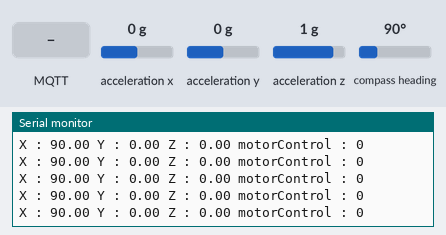
Recording of a sketch running on a simulated ESP8266 (NodeMCU). Parts: the last lines printed to the serial monitor. Inputs (shaded band) come from the test bench; at power-on: acceleration x 0 g, acceleration y 0 g, acceleration z 1 g, compass heading 90°. WiFi joins after 1.5 s; servers stay silent unless stated; no MQTT or app messages arrive unless stated.

Above: at 4.7 s.
4.8 s: MQTT message "testing 1, 2, 3." arrives on the first subscribed topic
At 4.81 s:
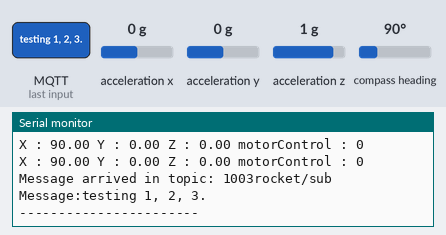
6.3 s: MQTT message "1" arrives on the first subscribed topic
At 6.32 s:
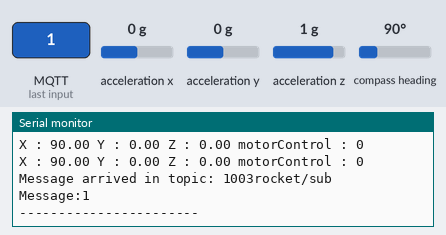
7.8 s: MQTT message "on" arrives on the first subscribed topic
At 7.81 s:
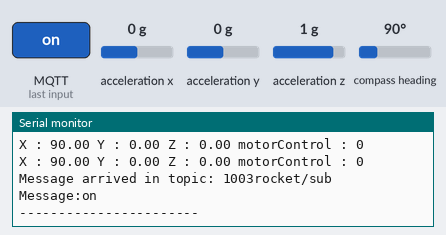
9.3 s: MQTT message "off" arrives on the first subscribed topic
10.8 s: acceleration x set to -1.4 g
At 10.9 s:
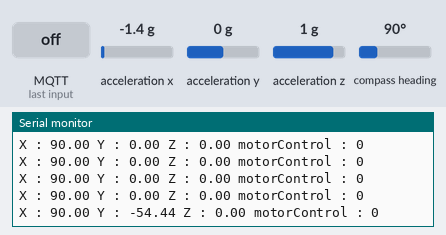
12.3 s: acceleration y set to -1.4 g
At 12.34 s:
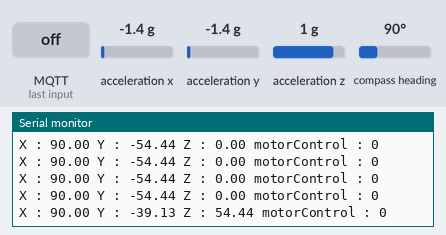
Timing chart, 0 to 14.8 s (numbered marks = the images above; inputs shaded):
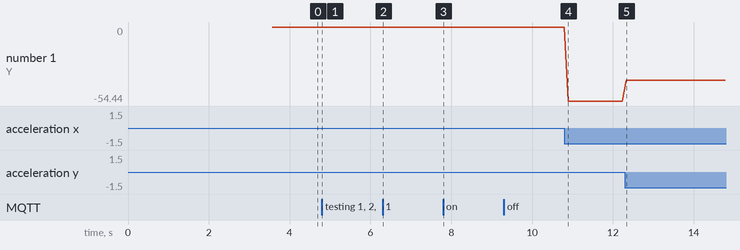

Measured:
- after the input at 4.8 s, the serial monitor: prints a new line at once (image 1)
- after the input at 6.3 s, the serial monitor: prints a new line at once (image 2)
- after the input at 7.8 s, the serial monitor: prints a new line at once (image 3)
- after the input at 10.8 s, the serial monitor: prints a new line after 0.10 s (image 4)
- after the input at 12.3 s, the serial monitor: prints a new line at once (image 5)
- plotted number 1: 0 → -54.44 after the input at 10.8 s, -54.44 → -39.13 after the input at 12.3 s

The sketch:

IMUDirectNodeMCUToServerFinal.ino
```cpp
#include <ESP8266WiFi.h>
#include <PubSubClient.h>
#include <Wire.h>
#include <Adafruit_Sensor.h>
#include <Adafruit_BNO055.h>
#include <utility/imumaths.h>
/*#include <SPI.h>
#include <SD.h>*/

Adafruit_BNO055 bno = Adafruit_BNO055(55);
//File myFile;

// change this to match your SD shield or module;
//const int chipSelect = D3;

//Enter your wifi credentials
const char* ssid = "HUAWEI_AF21";
const char* password = "NY7Y3T587A9";

//Enter your mqtt server configurations
const char* mqttServer = "driver.cloudmqtt.com";    //Enter Your mqttServer address
const int mqttPort = 18659;       //Port number
const char* mqttUser = "qgigavut"; //User
const char* mqttPassword = "vhLIo8HOH6wQ"; //Password

const PROGMEM  uint16_t motorControlSet[]  = {0, 1, 2};
unsigned int motorControl;

WiFiClient espClient;
PubSubClient client(espClient);

char MQTT_send_data[100] = "";
//int i = 0;
void setup() {
  delay(1000);
  Serial.begin(9600);
  while (!Serial) {
    ; // wait for serial port to connect. Needed for Leonardo only
  }

  //Serial.print("Initializing SD card...");
  /*
  if (!SD.begin()) {
    Serial.println("initialization failed!");
    return;
  }
  */
  //Serial.println("initialization done.");
  // open the file. note that only one file can be open at a time,
  // so you have to close this one before opening another.
  //SD.remove("test.txt");
  //myFile = SD.open("test.txt", FILE_WRITE);

  // if the file opened okay, write to it:
  /*if (myFile) {
    Serial.print("Writing to test.txt...");
    myFile.println("testing 1, 2, 3.");
    // close the file:
    myFile.close();
    Serial.println("done.");
  } else {
    // if the file didn't open, print an error:
    Serial.println("error opening test.txt");
  }*/

  //////////SDCARD//////////////////

  Serial.println("Orientation Sensor Test"); Serial.println("");

  if(!bno.begin())
  {
    /* There was a problem detecting the BNO055 ... check your connections */
    Serial.print("Ooops, no BNO055 detected ... Check your wiring or I2C ADDR!");
    while(1);
  }

  delay(1000);

  bno.setExtCrystalUse(true);

  WiFi.begin(ssid, password);

  while (WiFi.status() != WL_CONNECTED) {
    delay(500);
    Serial.println("Connecting to WiFi..");
  }
  Serial.print("Connected to WiFi :");
  Serial.println(WiFi.SSID());

  client.setServer(mqttServer, mqttPort);
  client.setCallback(MQTTcallback);

  while (!client.connected()) {
    Serial.println("Connecting to MQTT...");

    if (client.connect("ESP8266", mqttUser, mqttPassword )) {

      Serial.println("connected");

    } else {

      Serial.print("failed with state ");
      Serial.println(client.state());  //If you get state 5: mismatch in configuration
      delay(2000);

    }
  }

  client.publish("1003rocket/pub", "Hello from ESP8266");
  client.subscribe("1003rocket/sub");

}

void MQTTcallback(char* topic, byte* payload, unsigned int length) {

  Serial.print("Message arrived in topic: ");
  Serial.println(topic);

  Serial.print("Message:");

  String message;
  for (int i = 0; i < length; i++) {
    message = message + (char)payload[i];  //Conver *byte to String
  }
  Serial.println(message);
  Serial.println("-----------------------");
}

void loop() {
  /* Get a new sensor event */
  sensors_event_t event;
  bno.getEvent(&event);

  if(event.orientation.y > 2 && event.orientation.y < 52){
    if(event.orientation.z < 25) motorControl = pgm_read_word_near(motorControlSet + 1);
    else if(event.orientation.z < 167 && event.orientation.z>=25) motorControl = pgm_read_word_near(motorControlSet + 2);
  }
  else motorControl = pgm_read_word_near(motorControlSet + 0);
  /*
  myFile = SD.open("test.txt", FILE_WRITE);
  if(myFile){
    myFile.print("X : ");
    myFile.print(event.orientation.x);
    myFile.print(" Y : ");
    myFile.print(event.orientation.y);
    myFile.print(" Z : ");
    myFile.print(event.orientation.z);
    myFile.print(" motorControl : ");
    myFile.print(motorControl);
    myFile.println();
  }else{
    Serial.println("error opening test.txt");
  }
  */
  /*if((event.orientation.y>2 && event.orientation.y<52)&&(event.orientation.z>167)) answer = 'L';
  else if((event.orientation.y>2 && event.orientation.y<52)&&(event.orientation.z<11.75)) answer = 'R';*/
  /*if(event.orientation.z > 150) i = 1;
  if(event.orientation.z < 11.75) i = 2;*/
  client.loop();
  sprintf(MQTT_send_data, "X : %.2lf Y : %.2lf Z : %.2lf motorControl : %d\n", event.orientation.x, event.orientation.y, event.orientation.z, motorControl);
  client.publish("1003rocket/pub", MQTT_send_data);
  Serial.print("X : ");
  Serial.print(event.orientation.x);
  Serial.print(" Y : ");
  Serial.print(event.orientation.y);
  Serial.print(" Z : ");
  Serial.print(event.orientation.z);
  Serial.print(" motorControl : ");
  Serial.println(motorControl);
  event.orientation.x = 0;
  event.orientation.y = 0;
  event.orientation.z = 0;
  motorControl = 0;
  delay(100);
}
```
